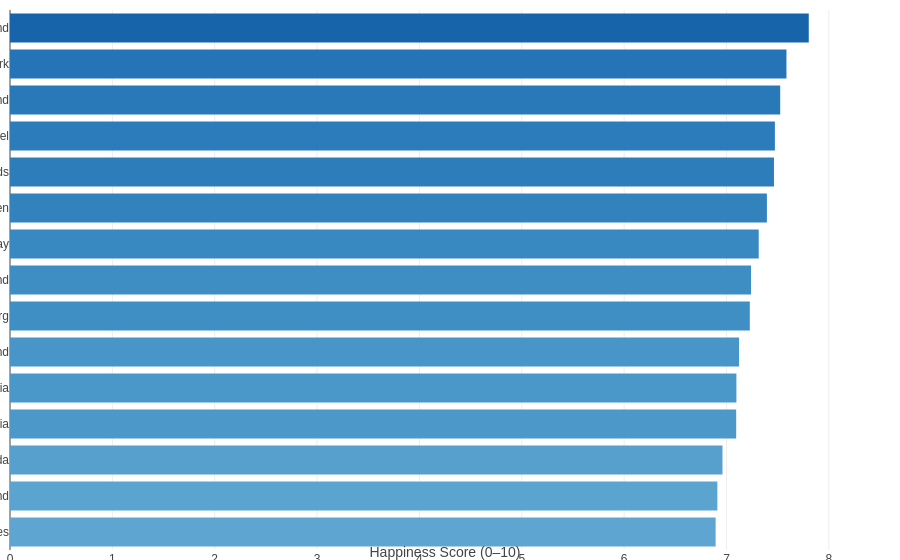

Notebook code cell kept with this figure:
### Code cell
# ── STEP 2: Add a chart + apply appropriate colour rule ───────────────────────────
import streamlit as st
import pandas as pd
import plotly.express as px

df = pd.read_csv('../data/world_happiness_2023.csv')
df.columns = ['Country','Region','Score','GDP','Social_Support',
              'Life_Expectancy','Freedom','Generosity','Corruption']

st.title("World Happiness Dashboard")

top15 = df.nlargest(15, 'Score').sort_values('Score')

# The bars are ordered, not categorical — sequential blue (light→dark) is appropriate
fig = px.bar(top15, x='Score', y='Country', orientation='h',
             color='Score',
             color_continuous_scale='Blues',  
             range_color=[5.0, 8.5],
             labels={'Score': 'Happiness Score (0–10)', 'Country': ''})
fig.update_layout(plot_bgcolor='white', paper_bgcolor='white',
                  font=dict(family='Arial', size=12),
                  xaxis=dict(range=[0, 8.5]),  
                  coloraxis_showscale=False,
                  margin=dict(l=10,r=20,t=10,b=10))
fig.update_traces(marker_line_width=0)
fig.show()
st.plotly_chart(fig, width='stretch')  # always use this

### Figure 1 — Plotly figure (JSON) as saved in the notebook; plotly's stock layout.template omitted (floating-point values rounded to 4 significant figures)
{"data": [{"hovertemplate": "Happiness Score (0–10)=%{marker.color}<br>=%{y}<extra></extra>", "legendgroup": "", "marker": {"color": [6.894, 6.911, 6.961, 7.095, 7.097, 7.123, 7.228, 7.24, 7.315, 7.395, 7.464, 7.473, 7.525, 7.586, 7.804], "coloraxis": "coloraxis", "line": {"width": 0}, "pattern": {"shape": ""}}, "name": "", "orientation": "h", "showlegend": false, "textposition": "auto", "type": "bar", "x": [6.894, 6.911, 6.961, 7.095, 7.097, 7.123, 7.228, 7.24, 7.315, 7.395, 7.464, 7.473, 7.525, 7.586, 7.804], "xaxis": "x", "y": ["United States", "Ireland", "Canada", "Australia", "Austria", "New Zealand", "Luxembourg", "Switzerland", "Norway", "Sweden", "Netherlands", "Israel", "Iceland", "Denmark", "Finland"], "yaxis": "y"}], "layout": {"barmode": "relative", "coloraxis": {"cmax": 8.5, "cmin": 5, "colorbar": {"title": {"text": "Happiness Score (0–10)"}}, "colorscale": [[0, "rgb(247,251,255)"], [0.125, "rgb(222,235,247)"], [0.25, "rgb(198,219,239)"], [0.375, "rgb(158,202,225)"], [0.5, "rgb(107,174,214)"], [0.625, "rgb(66,146,198)"], [0.75, "rgb(33,113,181)"], [0.875, "rgb(8,81,156)"], [1, "rgb(8,48,107)"]], "showscale": false}, "font": {"family": "Arial", "size": 12}, "legend": {"tracegroupgap": 0}, "margin": {"b": 10, "l": 10, "r": 20, "t": 10}, "paper_bgcolor": "white", "plot_bgcolor": "white", "xaxis": {"anchor": "y", "domain": [0, 1], "range": [0, 8.5], "title": {"text": "Happiness Score (0–10)"}}, "yaxis": {"anchor": "x", "domain": [0, 1], "title": {"text": ""}}}}
